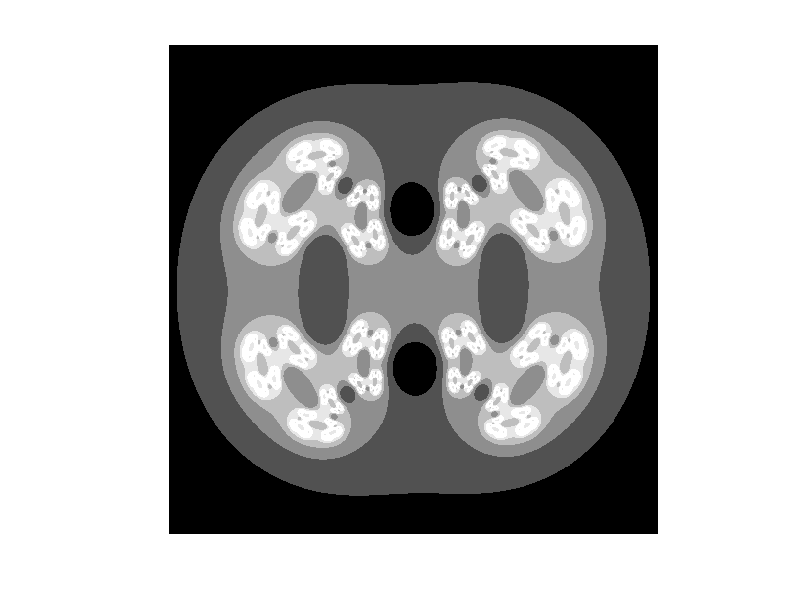

MATLAB code for this plot:
%matlab
s=500;
I=ones(s,s);
w=3;
d=w/s;
m=200;
r=2;
a=0.225+0.01*i;
n=2;
for h=1:s
 for k=1:s
  z=(h-s/2)*d+i*(k-s/2)*d;
  c=0;
  while (abs(z)<r)&(c<m)
   c=c+1;
   p=z^n;
   z=(p*p+a)/(p-a);
  end
   if (c<m)&(c>0)
    I(h,k)=min(2,c^0.4);
   end
 end
end
imshow(I,[])
%imwrite(I,"bugs.jpg")